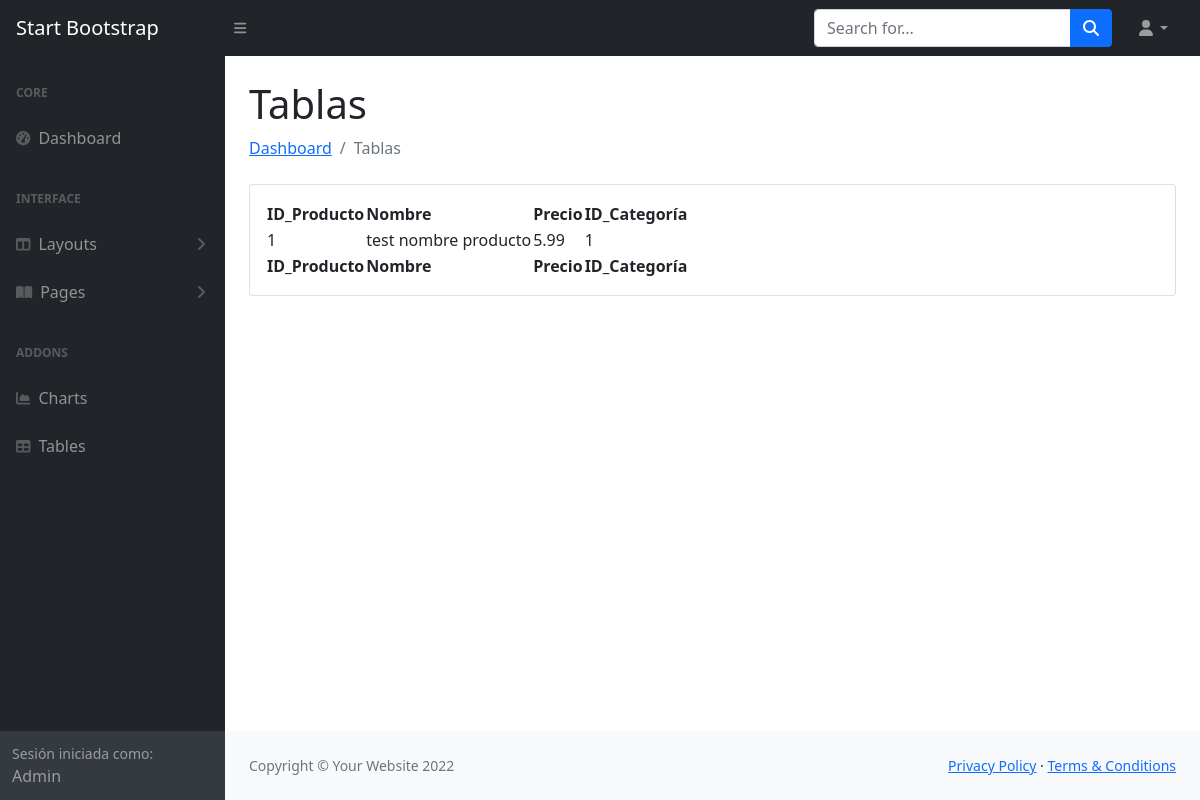
/dashboard/tabla_producto.php (signed in), run on the app's committed database.
### tables this page shows
CREATE TABLE `producto` (
  `id_producto` int(11) NOT NULL,
  `nombre` varchar(100) NOT NULL,
  `precio` double NOT NULL,
  `id_categoria` int(11) NOT NULL
);

### dashboard/tabla_producto.php (the view, shortened to what this page needs)
<?php
include '../conn/conn.php';
$nombre = $_SESSION['nombre'];
$id_usuario = $_SESSION['id_usuario'];
$id_privilegio = $_SESSION['id_privilegio'];
if ($id_privilegio == 1) {
    $where = "";
} else {
    $where = "WHERE id_usuario=$id_usuario";
}
$stmt = $pdo->prepare("SELECT * FROM producto $where");
$stmt->setFetchMode(PDO::FETCH_ASSOC);
$stmt->execute();
?>
<!DOCTYPE html>
<html lang="en">
<head>
    <link href="https://cdn.jsdelivr.net/npm/simple-datatables@latest/dist/style.css" rel="stylesheet"/>
    <link href="css/styles.css" rel="stylesheet"/>
</head>
<body class="sb-nav-fixed">
<nav class="sb-topnav navbar navbar-expand navbar-dark bg-dark">
    <a class="navbar-brand ps-3" href="principal.php">Start Bootstrap</a>
    <button class="btn btn-link btn-sm order-1 order-lg-0 me-4 me-lg-0" id="sidebarToggle" href="#!"><i
                class="fas fa-bars"></i></button>
    <form class="d-none d-md-inline-block form-inline ms-auto me-0 me-md-3 my-2 my-md-0">
        <div class="input-group">
            <input class="form-control" type="text" placeholder="Search for..." aria-label="Search for..."
                   aria-describedby="btnNavbarSearch"/>
            <button class="btn btn-primary" id="btnNavbarSearch" type="button"><i class="fas fa-search"></i></button>
        </div>
    </form>
    <ul class="navbar-nav ms-auto ms-md-0 me-3 me-lg-4">
        <li class="nav-item dropdown">
            <a class="nav-link dropdown-toggle" id="navbarDropdown" href="#" role="button" data-bs-toggle="dropdown"
               aria-expanded="false"><i class="fas fa-user fa-fw"></i></a>
        </li>
    </ul>
</nav>
<div id="layoutSidenav">
    <div id="layoutSidenav_nav">
        <nav class="sb-sidenav accordion sb-sidenav-dark" id="sidenavAccordion">
            <div class="sb-sidenav-menu">
                <div class="nav">
                    <div class="sb-sidenav-menu-heading">Core</div>
                    <a class="nav-link" href="principal.php">
                        <div class="sb-nav-link-icon"><i class="fas fa-tachometer-alt"></i></div>
                        Dashboard
                    </a>
                    <div class="sb-sidenav-menu-heading">Interface</div>
                    <a class="nav-link collapsed" href="#" data-bs-toggle="collapse" data-bs-target="#collapseLayouts"
                       aria-expanded="false" aria-controls="collapseLayouts">
                        <div class="sb-nav-link-icon"><i class="fas fa-columns"></i></div>
                        Layouts
                        <div class="sb-sidenav-collapse-arrow"><i class="fas fa-angle-down"></i></div>
                    </a>
                    <a class="nav-link collapsed" href="#" data-bs-toggle="collapse" data-bs-target="#collapsePages"
                       aria-expanded="false" aria-controls="collapsePages">
                        <div class="sb-nav-link-icon"><i class="fas fa-book-open"></i></div>
                        Pages
                        <div class="sb-sidenav-collapse-arrow"><i class="fas fa-angle-down"></i></div>
                    </a>
                    <div class="sb-sidenav-menu-heading">Addons</div>
                    <a class="nav-link" href="charts.html">
                        <div class="sb-nav-link-icon"><i class="fas fa-chart-area"></i></div>
                        Charts
                    </a>
                    <a class="nav-link" href="tables.html">
                        <div class="sb-nav-link-icon"><i class="fas fa-table"></i></div>
                        Tables
                    </a>
                </div>
            </div>
            <div class="sb-sidenav-footer">
                <div class="small">Sesión iniciada como:</div>
                <?php echo $nombre ?>
            </div>
        </nav>
    </div>
    <div id="layoutSidenav_content">
        <main>
            <div class="container-fluid px-4">
                <h1 class="mt-4">Tablas</h1>
                <ol class="breadcrumb mb-4">
                    <li class="breadcrumb-item"><a href="principal.php">Dashboard</a></li>
                    <li class="breadcrumb-item active">Tablas</li>
                </ol>
                <div class="card mb-4">
                    <div class="card-body">
                        <table id="datatablesSimple">
                            <thead>
                            <tr>
                                <th>ID_Producto</th>
                                <th>Nombre</th>
                                <th>Precio</th>
                                <th>ID_Categoría</th>
                            </tr>
                            </thead>
                            <tfoot>
                            <tr>
                                <th>ID_Producto</th>
                                <th>Nombre</th>
                                <th>Precio</th>
                                <th>ID_Categoría</th>
                            </tr>
                            </tfoot>
                            <tbody>
                            <?php
                            while ($row = $stmt->fetch()) {
                                ?>
                                <tr>
                                    <td><?php echo $row["id_producto"] ?></td>
                                    <td><?php echo $row['nombre'] ?></td>
                                    <td><?php echo $row['precio'] ?></td>
                                    <td><?php echo $row['id_categoria'] ?></td>
                                </tr>
                            <?php } ?>
                            </tbody>
                        </table>
                    </div>
                </div>
            </div>
        </main>
        <footer class="py-4 bg-light mt-auto">
            <div class="container-fluid px-4">
                <div class="d-flex align-items-center justify-content-between small">
                    <div class="text-muted">Copyright &copy; Your Website 2022</div>
                    <div>
                        <a href="#">Privacy Policy</a>
                        &middot;
                        <a href="#">Terms &amp; Conditions</a>
                    </div>
                </div>
            </div>
        </footer>
    </div>
</div>
</body>
</html>

### data on the page
producto: id_producto "1", nombre "test nombre producto", precio "5.99", id_categoria "1"

### other printed values
$nombre "Admin"
